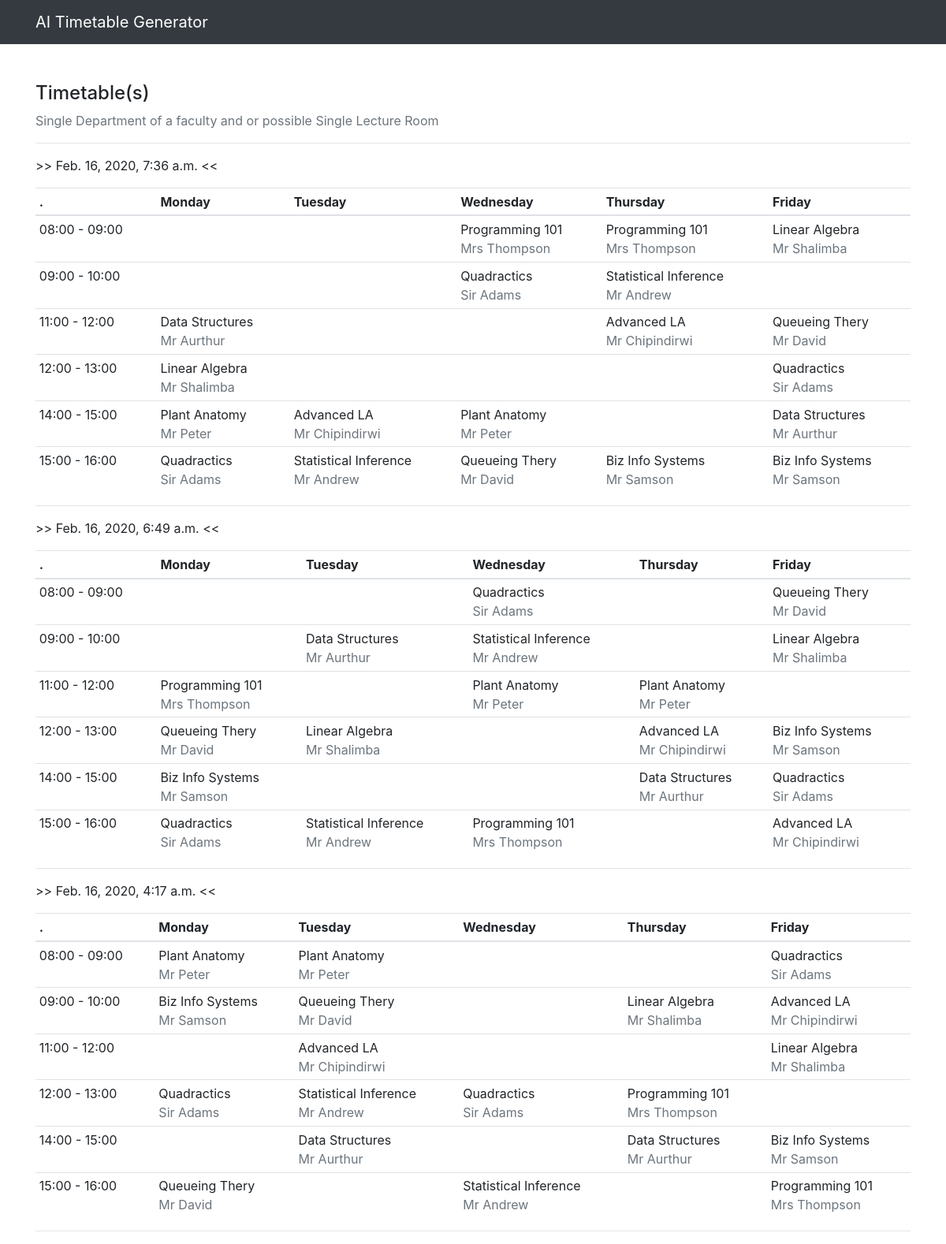
The page / on the database its author committed.
### scheduler/models/simple_ga.py (models this page shows, shortened)
class SimpleSchedule(models.Model):
    created = models.DateTimeField(auto_now=True)
    assignments = models.ManyToManyField(
        "SimpleCourseAssignment",
        blank=True,
        related_name="schedule_assignment"
    )

class SimpleTime(models.Model):
    name = models.CharField(
        max_length=255
    )

class SimpleCourse(models.Model):
    name = models.CharField(
        max_length=255
    )
    frequency = models.IntegerField()

class SimpleInstructor(models.Model):
    name = models.CharField(
        max_length=255
    )
    course = models.ForeignKey(
        "SimpleCourse",
        on_delete = models.CASCADE
        )

### scheduler/views.py (the view)
# urls.py: path('', home, name="home"),
def home(request):
    ga = GAType.objects.first()
    context = {
        "algorithm": ga,
    }
    if ga.simple_ga:
        context["title"] = "Single Department of a faculty and or possible Single Lecture Room"
        schedules = SimpleSchedule.objects.all().order_by('-created')
        tables = []
        table_data = {}
        for k, v in enumerate(timeslots):
            table_data[v.name] = {
                'time': v.name,
                'monday': {'course': '', 'instructor': ''},
                'tuesday': {'course': '', 'instructor': ''},
                'wednesday': {'course': '', 'instructor': ''},
                'thursday': {'course': '', 'instructor': ''},
                'friday': {'course': '', 'instructor': ''},
            }
            table_data['created'] = ''
        for schedule in schedules:
            table_data['created'] = schedule.created
            for assignment in schedule.assignments.all():
                _course = assignment.course.name
                _instructor =  assignment.course.simpleinstructor_set.first().name
                data = { 'instructor': _instructor, 'course': _course }
                for time in assignment.times.all():
                    _time = time.time.name
                    _day = time.day.name
                    for k, v in table_data.items():
                        if k == _time:
                            if _day == "Monday":
                                v['monday'] = data
                            elif _day == "Tuesday":
                                v['tuesday'] = data
                            elif _day == "Wednesday":
                                v['wednesday'] = data
                            elif _day == "Thursday":
                                v['thursday'] = data
                            else:
                                v['friday'] = data
            tables.append(table_data.copy())
            for k, v in enumerate(timeslots):
                table_data[v.name] = {
                    'time': v.name,
                    'monday': {'course': '', 'instructor': ''},
                    'tuesday': {'course': '', 'instructor': ''},
                    'wednesday': {'course': '', 'instructor': ''},
                    'thursday': {'course': '', 'instructor': ''},
                    'friday': {'course': '', 'instructor': ''},
                }
            table_data['created'] = ''
        context["tables"] = tables
        return render(request, 'simple.html', context=context)
    else:
        context["title"] = "Multiple Lecture Rooms, Shared Instructors, Different Departments"
        context["schedules"] = ComplexSchedule.objects.all().order_by('-created')
        return render(request, 'complex.html', context=context)

### scheduler/templatetags/extract_detail.py (called while the page is built)
@register.simple_tag
def extract_created(*args, **kwargs):
    table = kwargs['table']
    for k, v in table.items():
        if k == 'created':
            created = v
    return created

### public/templates/simple.html (shortened to what this page needs)
{% extends 'skeleton.html' %}
{% load static extract_detail %}
{% block main %}
<div class="container pt-5">
    <h4>Timetable(s)</h4>
    <p class="text-muted">{{title}}</p>
    <hr>
    {% for table in tables %}
    {% extract_created table=table as created %}
    <p>>> {{ created  }} <<</p>
    <table class="table table-sm bg-white">
        <thead>
            <tr>
                <th scope="col">.</th>
                <th scope="col">Monday</th>
                <th scope="col">Tuesday</th>
                <th scope="col">Wednesday</th>
                <th scope="col">Thursday</th>
                <th scope="col">Friday</th>
            </tr>
        </thead>
        <tbody>
            {% for key, value in table.items%}
                {% if key == 'created' %}
                {% else %}
                    <tr>
                        <td>{{ key }}</td>
                        <td>{{ value.monday.course }} <br/><span class="text-muted">{{ value.monday.instructor }}</span></td>
                        <td>{{ value.tuesday.course }} <br/><span class="text-muted">{{ value.tuesday.instructor }}</span></td>
                        <td>{{ value.wednesday.course }} <br/><span class="text-muted">{{ value.wednesday.instructor }}</span></td>
                        <td>{{ value.thursday.course }} <br/><span class="text-muted">{{ value.thursday.instructor }}</span></td>
                        <td>{{ value.friday.course }} <br/><span class="text-muted">{{ value.friday.instructor }}</span></td>
                    </tr>
                {% endif %}
            {% empty %}
                <tr>
                    <th colspan="8">You have no Timetable schedules yet </th>
                </tr>
            {% endfor %}
        </tbody>
    </table>
    <hr>
{% endfor %}
</div>
{% endblock %}

### public/templates/skeleton.html (shortened to what this page needs)
{% load static %}
<!DOCTYPE html>
<html lang="en">
<head>
    <link rel="stylesheet" href="{% static 'vendor/bootstrap/css/bootstrap.min.css' %}">
    <link rel="stylesheet" href="{% static 'css/main.css' %}">
</head>
<body class="site">
    <header>
    <nav class="navbar navbar-expand-lg navbar-dark bg-dark">
      <div class="container">
        <a class="navbar-brand" href="#">AI Timetable Generator</a>
      </div>
      </nav>
    </header>
    <main class="site-content">
        {% block main %}{% endblock %}
    </main>
</body>
</html>

### public/static/css/main.css (style rules this page uses)
.site { display: flex; min-height: 100vh; flex-direction: column; padding-right: 0 !important; }
.site-content { flex: 1; }
body { font-style: antialised; }

### rows shown on the page
SimpleSchedule: tables "Feb. 16, 2020, 7:36 a.m."
SimpleTime: table "08:00 - 09:00" "08:00 - 09:00" "08:00 - 09:00"
SimpleCourse: wednesday.course "Programming 101" "Programming 101", thursday.course "Programming 101" "Programming 101", monday.course "Programming 101", friday.course "Programming 101"
SimpleInstructor: wednesday.instructor "Mrs Thompson" "Mrs Thompson", thursday.instructor "Mrs Thompson" "Mrs Thompson", monday.instructor "Mrs Thompson", friday.instructor "Mrs Thompson"
SimpleCourse: friday.course "Linear Algebra" "Linear Algebra" "Linear Algebra", monday.course "Linear Algebra", tuesday.course "Linear Algebra", thursday.course "Linear Algebra"
SimpleInstructor: friday.instructor "Mr Shalimba" "Mr Shalimba" "Mr Shalimba", monday.instructor "Mr Shalimba", tuesday.instructor "Mr Shalimba", thursday.instructor "Mr Shalimba"
SimpleTime: table "09:00 - 10:00" "09:00 - 10:00" "09:00 - 10:00"
SimpleCourse: wednesday.course "Quadractics" "Quadractics" "Quadractics", friday.course "Quadractics" "Quadractics" "Quadractics", monday.course "Quadractics" "Quadractics" "Quadractics"
SimpleInstructor: wednesday.instructor "Sir Adams" "Sir Adams" "Sir Adams", friday.instructor "Sir Adams" "Sir Adams" "Sir Adams", monday.instructor "Sir Adams" "Sir Adams" "Sir Adams"
SimpleCourse: thursday.course "Statistical Inference", tuesday.course "Statistical Inference" "Statistical Inference" "Statistical Inference", wednesday.course "Statistical Inference" "Statistical Inference"
SimpleInstructor: thursday.instructor "Mr Andrew", tuesday.instructor "Mr Andrew" "Mr Andrew" "Mr Andrew", wednesday.instructor "Mr Andrew" "Mr Andrew"
SimpleTime: table "11:00 - 12:00" "11:00 - 12:00" "11:00 - 12:00"
SimpleCourse: monday.course "Data Structures", friday.course "Data Structures", tuesday.course "Data Structures" "Data Structures", thursday.course "Data Structures" "Data Structures"
SimpleInstructor: monday.instructor "Mr Aurthur", friday.instructor "Mr Aurthur", tuesday.instructor "Mr Aurthur" "Mr Aurthur", thursday.instructor "Mr Aurthur" "Mr Aurthur"
SimpleCourse: thursday.course "Advanced LA" "Advanced LA", tuesday.course "Advanced LA" "Advanced LA", friday.course "Advanced LA" "Advanced LA"
SimpleInstructor: thursday.instructor "Mr Chipindirwi" "Mr Chipindirwi", tuesday.instructor "Mr Chipindirwi" "Mr Chipindirwi", friday.instructor "Mr Chipindirwi" "Mr Chipindirwi"
SimpleCourse: friday.course "Queueing Thery" "Queueing Thery", wednesday.course "Queueing Thery", monday.course "Queueing Thery" "Queueing Thery", tuesday.course "Queueing Thery"
SimpleInstructor: friday.instructor "Mr David" "Mr David", wednesday.instructor "Mr David", monday.instructor "Mr David" "Mr David", tuesday.instructor "Mr David"
SimpleTime: table "12:00 - 13:00" "12:00 - 13:00" "12:00 - 13:00"
SimpleTime: table "14:00 - 15:00" "14:00 - 15:00" "14:00 - 15:00"
SimpleCourse: monday.course "Plant Anatomy" "Plant Anatomy", wednesday.course "Plant Anatomy" "Plant Anatomy", thursday.course "Plant Anatomy", tuesday.course "Plant Anatomy"
SimpleInstructor: monday.instructor "Mr Peter" "Mr Peter", wednesday.instructor "Mr Peter" "Mr Peter", thursday.instructor "Mr Peter", tuesday.instructor "Mr Peter"
SimpleTime: table "15:00 - 16:00" "15:00 - 16:00" "15:00 - 16:00"
SimpleCourse: thursday.course "Biz Info Systems", friday.course "Biz Info Systems" "Biz Info Systems" "Biz Info Systems", monday.course "Biz Info Systems" "Biz Info Systems"
SimpleInstructor: thursday.instructor "Mr Samson", friday.instructor "Mr Samson" "Mr Samson" "Mr Samson", monday.instructor "Mr Samson" "Mr Samson"
SimpleSchedule: tables "Feb. 16, 2020, 6:49 a.m."
SimpleSchedule: tables "Feb. 16, 2020, 4:17 a.m."

### other values the page prints
{{ title }} "Single Department of a faculty and or possible Single Lecture Room"
